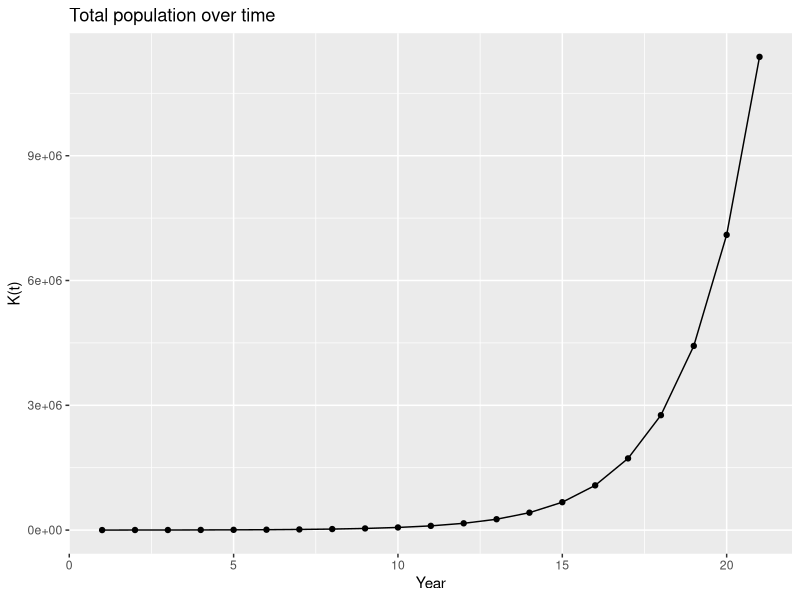
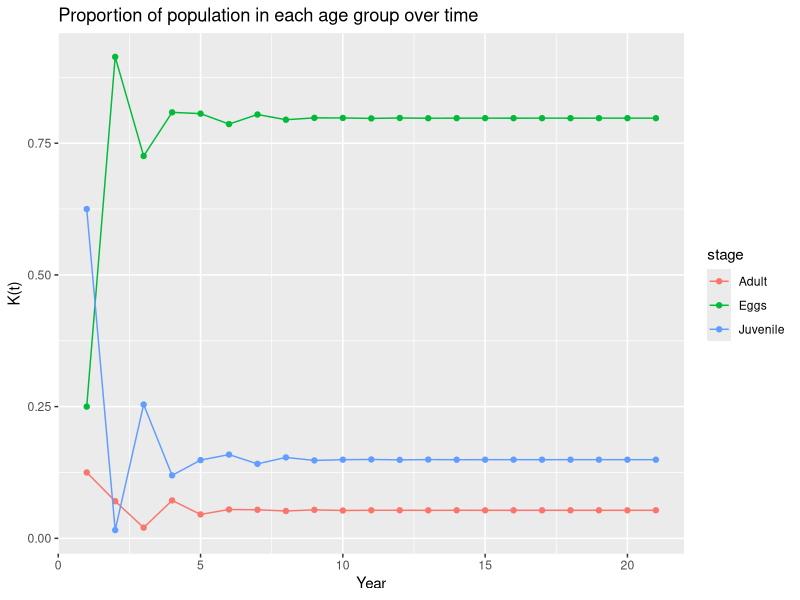
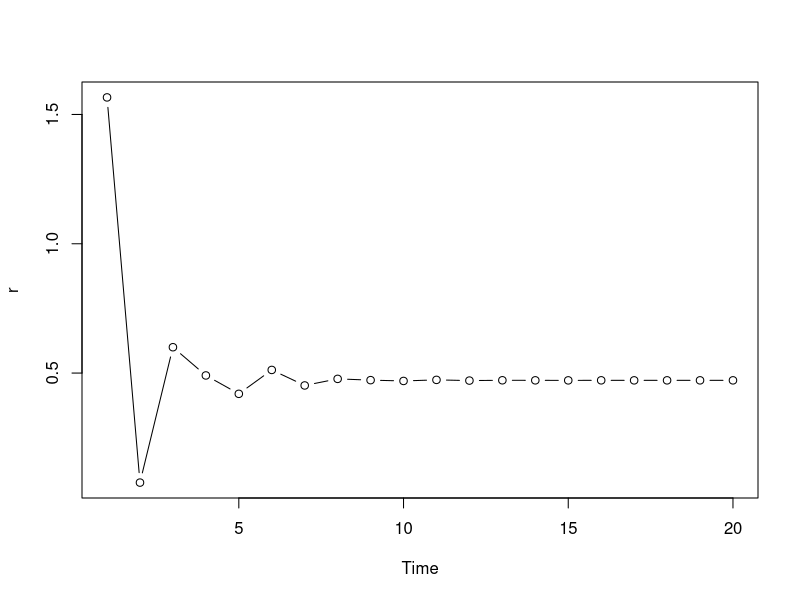
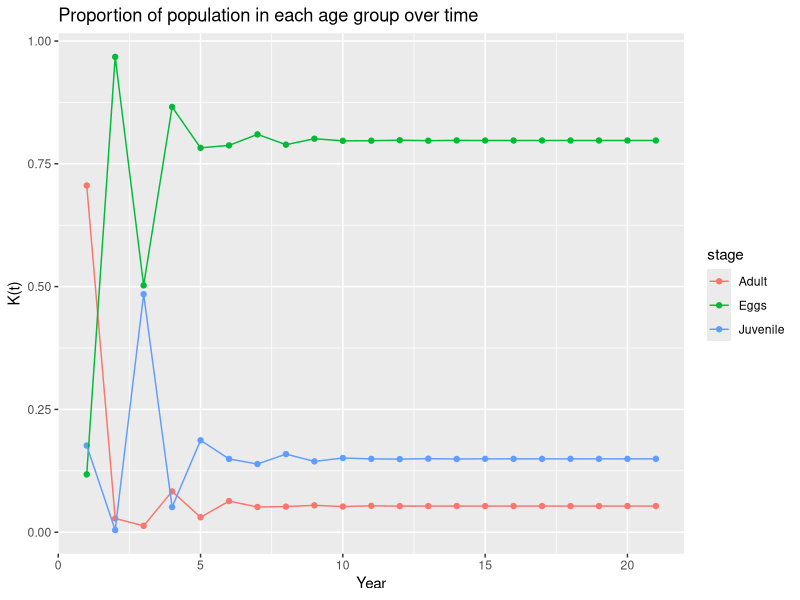
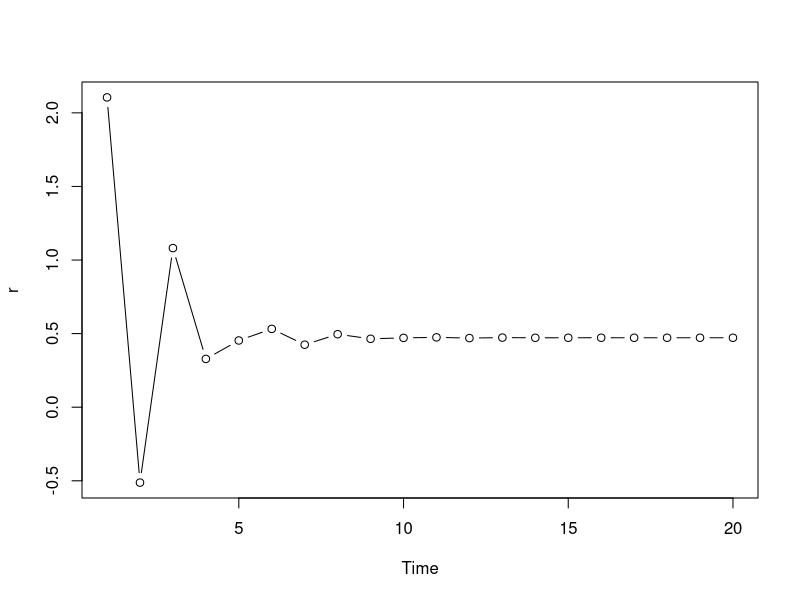
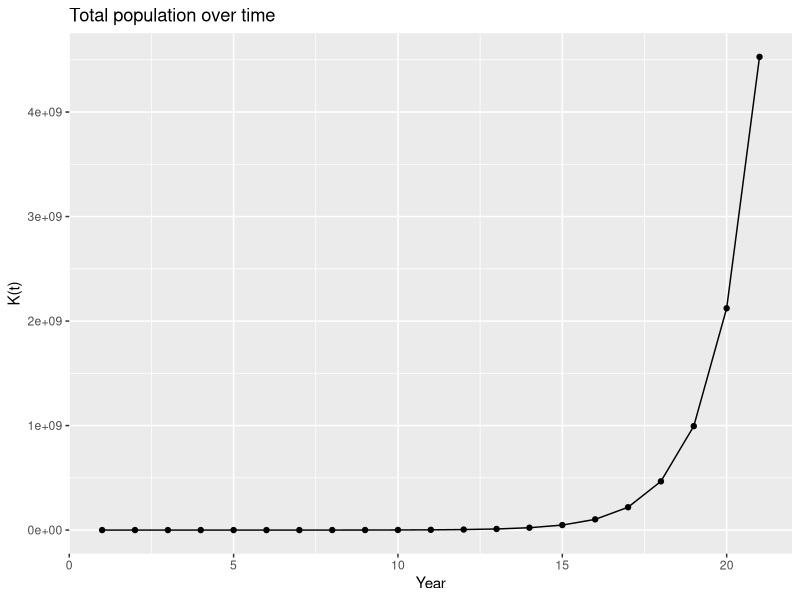
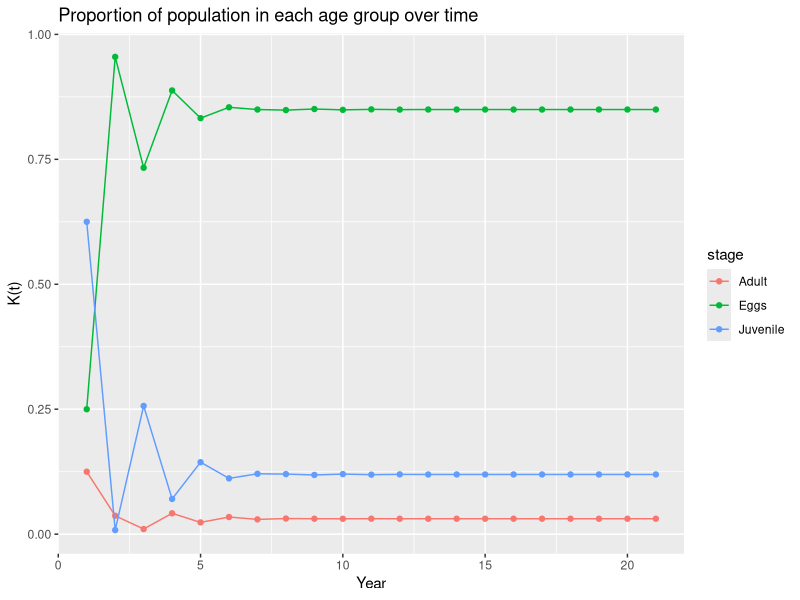
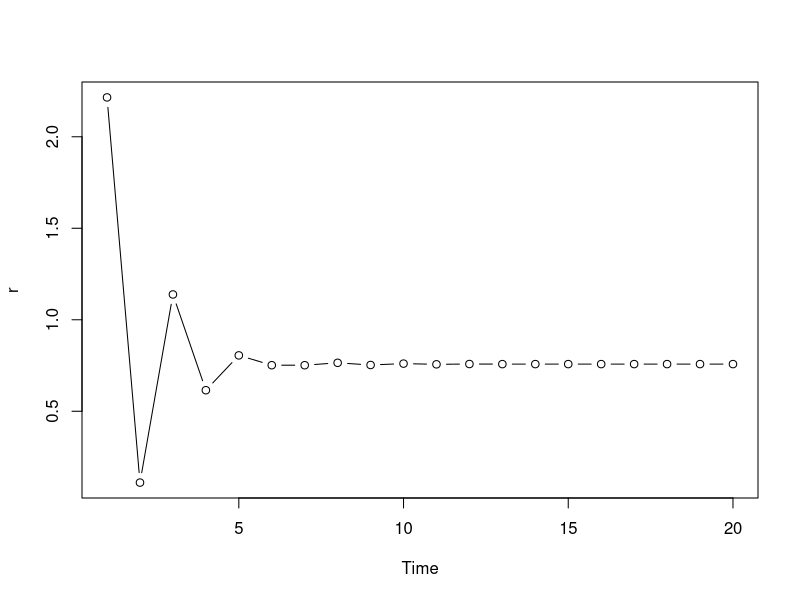

Source code (R) for these figures, in order:
## ---- chunk 1
knitr::opts_chunk$set(echo = TRUE)
options(dplyr.summarise.inform = FALSE)
require(dplyr)
require(ggplot2)
require(tidyverse)
## ---- chunk 2
# set up the example
#Leslie Matrix
A <- matrix(c(0, 5, 10, 0.3, 0, 0, 0, 0.5, 0.2 ), nr = 3, byrow = TRUE)

# set up the intial population vector
K0 <- matrix(c(100,250,50), ncol = 1)

years <- 20
K.projected <- matrix(0, nrow = nrow(A), ncol = years+1)
K.projected[, 1] <- K0

for (i in 1:years)
{
	K.projected[, i + 1] <- A %*% K.projected[,i]
}
## ---- chunk 3
# get K in a form that's easier to ggplot
# make into a dataframe, name columns as years and add an age column
Kdf <- as.data.frame(K.projected)
colnames(Kdf) <- seq(1, to = years+1, by = 1)
Kdf <- cbind(stage = c("Eggs", "Juvenile", "Adult"), Kdf)

# get in long format and then add proportion of population in each age group
Klong <- Kdf %>% 
  gather(year, population, -stage) %>%
  group_by(year) %>%
  mutate(proportion = population/sum(population), 
         stage = as.factor(stage))


# total population by year
tot_pop <- Klong %>% 
  group_by(year) %>%
  summarise(pop = sum(population)) %>% ungroup()

# plot total population over time 
ggplot(data = tot_pop, aes(x = as.numeric(year), y = pop, group = 1)) +
  geom_point() + geom_line()+
  xlab("Year") + ylab("K(t)")+
  ggtitle("Total population over time")

## ---- chunk 4

# plot proportion in each age group over time
ggplot(data = Klong, aes(x = as.numeric(year), y = proportion, group = stage, color = stage)) +
  geom_point() + geom_line()+ 
  xlab("Year") + ylab("K(t)")+
  ggtitle("Proportion of population in each age group over time")
## ---- chunk 5
# let's plot using base R so we now how to do it with and without ggplot2

# plot r for each year
tot_pop <- tot_pop %>% arrange(as.numeric(year))
lambPop<-log(tot_pop$pop[2:(years+1)]/tot_pop$pop[1:years])
matplot(1:years, lambPop, type="b", pch=1, ylab = "r", xlab = "Time")
## ---- chunk 6
# set up the example
#Leslie Matrix
A <- matrix(c(0, 5, 10, 0.3, 0, 0, 0, 0.5, 0.2 ), nr = 3, byrow = TRUE)

# set up the intial population vector
#K0 <- matrix(c(100,250,50), ncol = 1)
K0 <- matrix(c(50,75,300), ncol = 1) # changing this vector

years <- 20
K.projected <- matrix(0, nrow = nrow(A), ncol = years+1)
K.projected[, 1] <- K0

for (i in 1:years)
{
	K.projected[, i + 1] <- A %*% K.projected[,i]
}
## ---- chunk 7
# get K in a form that's easier to ggplot
# make into a dataframe, name columns as years and add an age column
Kdf <- as.data.frame(K.projected)
colnames(Kdf) <- seq(1, to = years+1, by = 1)
Kdf <- cbind(stage = c("Eggs", "Juvenile", "Adult"), Kdf)

# get in long format and then add proportion of population in each age group
Klong <- Kdf %>% 
  gather(year, population, -stage) %>%
  group_by(year) %>%
  mutate(proportion = population/sum(population), 
         stage = as.factor(stage))


# total population by year
tot_pop <- Klong %>% 
  group_by(year) %>%
  summarise(pop = sum(population)) %>% ungroup()

# plot proportion in each age group over time
ggplot(data = Klong, aes(x = as.numeric(year), y = proportion, group = stage, color = stage)) +
  geom_point() + geom_line()+ 
  xlab("Year") + ylab("K(t)")+
  ggtitle("Proportion of population in each age group over time")

# plot r for each year
tot_pop <- tot_pop %>% arrange(as.numeric(year))
lambPop<-log(tot_pop$pop[2:(years+1)]/tot_pop$pop[1:years])
matplot(1:years, lambPop, type="b", pch=1, ylab = "r", xlab = "Time")
## ---- chunk 8
# change A
#Leslie Matrix
A <- matrix(c(0, 5*2, 10*2, 0.3, 0, 0, 0, 0.5, 0.2 ), nr = 3, byrow = TRUE)


# set up the intial population vector
K0 <- matrix(c(100,250,50), ncol = 1)

years <- 20
K.projected <- matrix(0, nrow = nrow(A), ncol = years+1)
K.projected[, 1] <- K0

for (i in 1:years)
{
	K.projected[, i + 1] <- A %*% K.projected[,i]
}

# get K in a form that's easier to ggplot
# make into a dataframe, name columns as years and add an age column
Kdf <- as.data.frame(K.projected)
colnames(Kdf) <- seq(1, to = years+1, by = 1)
Kdf <- cbind(stage = c("Eggs", "Juvenile", "Adult"), Kdf)

# get in long format and then add proportion of population in each age group
Klong <- Kdf %>% 
  gather(year, population, -stage) %>%
  group_by(year) %>%
  mutate(proportion = population/sum(population), 
         stage = as.factor(stage))


# total population by year
tot_pop <- Klong %>% 
  group_by(year) %>%
  summarise(pop = sum(population)) %>% ungroup()

# plot total population over time 
ggplot(data = tot_pop, aes(x = as.numeric(year), y = pop, group = 1)) +
  geom_point() + geom_line()+
  xlab("Year") + ylab("K(t)")+
  ggtitle("Total population over time")


# plot proportion in each age group over time
ggplot(data = Klong, aes(x = as.numeric(year), y = proportion, group = stage, color = stage)) +
  geom_point() + geom_line()+ 
  xlab("Year") + ylab("K(t)")+
  ggtitle("Proportion of population in each age group over time")

# plot r for each year
tot_pop <- tot_pop %>% arrange(as.numeric(year))
lambPop<-log(tot_pop$pop[2:(years+1)]/tot_pop$pop[1:years])
matplot(1:years, lambPop, type="b", pch=1, ylab = "r", xlab = "Time")
## ---- chunk 9
# change A
#Leslie Matrix
A <- matrix(c(0, 5, 10, 0.5*(0.3), 0, 0, 0, 0.5*(0.5), 0.5*(0.2) ), nr = 3, byrow = TRUE)


# set up the intial population vector
K0 <- matrix(c(100,250,50), ncol = 1)

years <- 20
K.projected <- matrix(0, nrow = nrow(A), ncol = years+1)
K.projected[, 1] <- K0

for (i in 1:years)
{
	K.projected[, i + 1] <- A %*% K.projected[,i]
}

# get K in a form that's easier to ggplot
# make into a dataframe, name columns as years and add an age column
Kdf <- as.data.frame(K.projected)
colnames(Kdf) <- seq(1, to = years+1, by = 1)
Kdf <- cbind(stage = c("Eggs", "Juvenile", "Adult"), Kdf)

# get in long format and then add proportion of population in each age group
Klong <- Kdf %>% 
  gather(year, population, -stage) %>%
  group_by(year) %>%
  mutate(proportion = population/sum(population), 
         stage = as.factor(stage))


# total population by year
tot_pop <- Klong %>% 
  group_by(year) %>%
  summarise(pop = sum(population)) %>% ungroup()


# plot total population over time 
ggplot(data = tot_pop, aes(x = as.numeric(year), y = pop, group = 1)) +
  geom_point() + geom_line()+
  xlab("Year") + ylab("K(t)")+
  ggtitle("Total population over time")

# plot proportion in each age group over time
ggplot(data = Klong, aes(x = as.numeric(year), y = proportion, group = stage, color = stage)) +
  geom_point() + geom_line()+ 
  xlab("Year") + ylab("K(t)")+
  ggtitle("Proportion of population in each age group over time")

# plot r for each year
tot_pop <- tot_pop %>% arrange(as.numeric(year))
lambPop<-log(tot_pop$pop[2:(years+1)]/tot_pop$pop[1:years])
matplot(1:years, lambPop, type="b", pch=1, ylab = "r", xlab = "Time")
